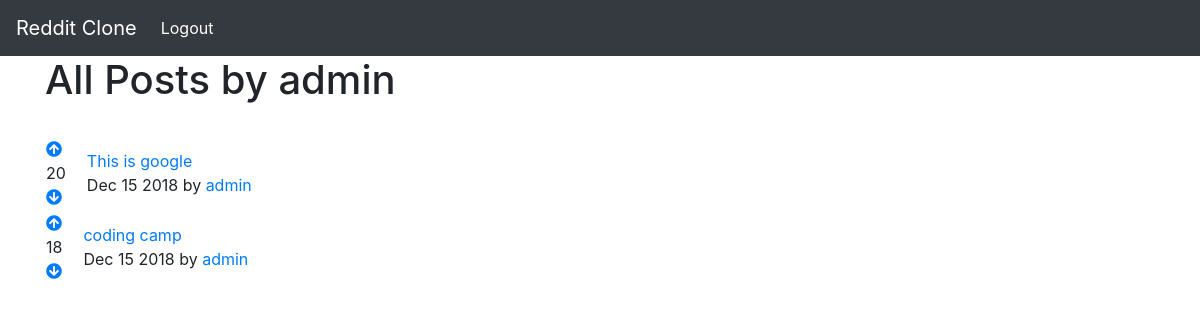
/posts/user/1 (signed in), run on the app's committed database.
### posts/models.py (models this page shows)
class Post(models.Model):
    title = models.CharField(max_length=200)
    url = models.TextField()
    pub_date = models.DateTimeField()
    author = models.ForeignKey(User, on_delete=models.CASCADE)   # whomever creates the post has to be logged in
    votes_total = models.IntegerField(default=1) # specify default value
    def pub_date_pretty(self):
        return self.pub_date.strftime('%b %e %Y')

### posts/views.py (the view)
# urls.py: url(r'^user/(?P<fk>[0-9]+)', views.userdetails, name='userdetails'),
def userdetails(request, fk):
    posts = models.Post.objects.filter(author__id=fk).order_by('-votes_total')
    author = models.User.objects.get(pk=fk)
    return render(request, 'posts/userdetails.html', {'posts':posts, 'author':author})

### posts/templates/posts/userdetails.html (shortened to what this page needs)
{% extends 'base.html' %}
{% block content %}
<h1>All Posts by {{ author.username }}</h1>
<br />
{% for post in posts.all %}
<table>
  <tr>
    <td style="padding-right: 20px;"><a href="#" onclick="document.getElementById('upvote{{ post.id }}').submit()"><i class="fas fa-arrow-circle-up"></i></a><br /> {{ post.votes_total }}<br /> <a href="#" onclick="document.getElementById('downvote{{ post.id }}').submit()"><i class="fas fa-arrow-circle-down"></i></a></td>
    <td><a href="{{ post.url }}">{{ post.title }}</a><br />{{ post.pub_date_pretty }} by <a href="{% url 'posts:userdetails' post.author.id %}">{{ post.author.username }}</a></td>
  </tr>
</table>
{% endfor %}
{% endblock %}

### data on the page
Post: votes_total "20", title "This is google", pub_date_pretty "Dec 15 2018", author.username "admin"
Post: votes_total "18", title "coding camp", pub_date_pretty "Dec 15 2018", author.username "admin"

### other printed values
{{ author.username }} "admin"
